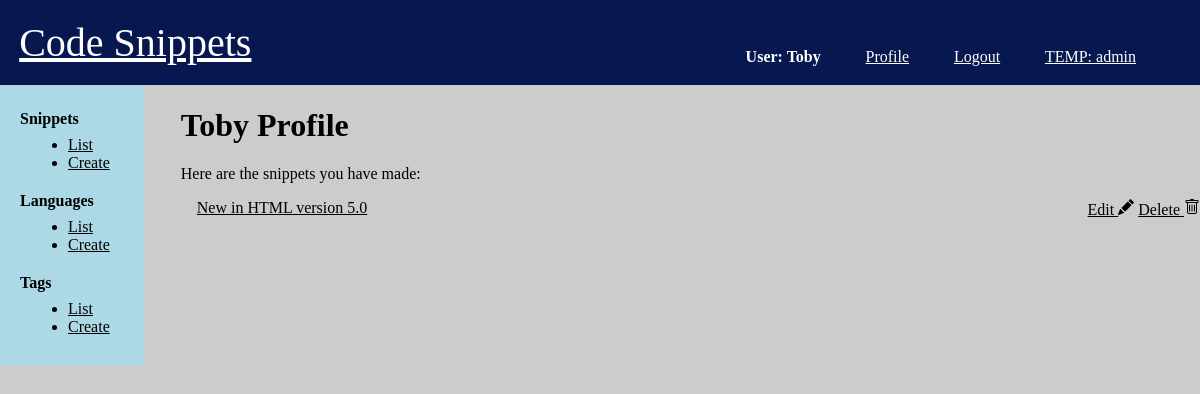
The app's page /profile (signed in), older data.
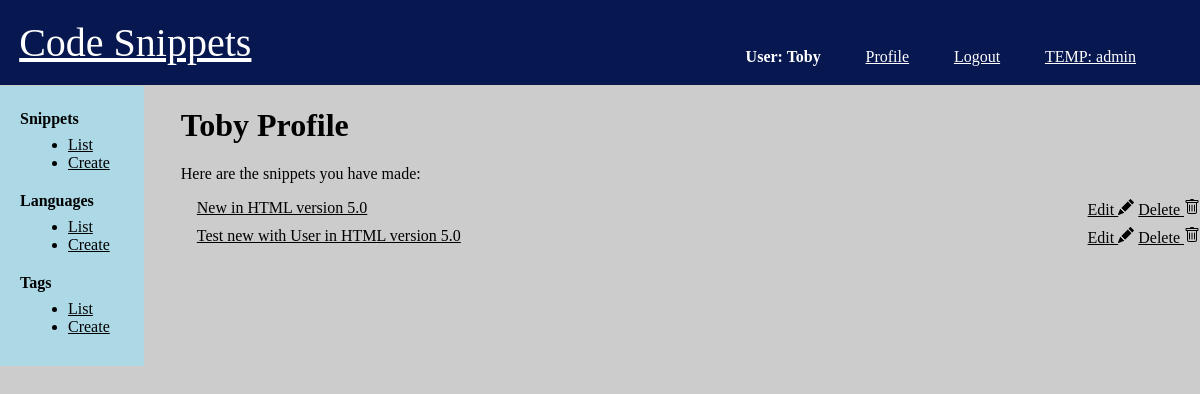
The same page, newer data.
### snippets/models.py (models this page shows)
class Snippet(models.Model):
    title = models.CharField(max_length=255, default='')
    description = models.CharField(max_length=512, default='', blank=True)
    code = models.TextField()
    language = models.ForeignKey(
        'Language', on_delete=models.CASCADE, related_name='snippets', blank=True, null=True)
    user = models.ManyToManyField(
        'User', related_name='snippets')
    author = models.ForeignKey(
        'User', on_delete=models.CASCADE, related_name='my_snippet')
    parent = models.ForeignKey(
        'Snippet', on_delete=models.SET_NULL, related_name='forks', blank=True, null=True)
    created_at = models.DateTimeField(auto_now_add=True)
    tag = models.ManyToManyField('Tag', related_name='snippets', blank=True)
    def __str__(self):
        return f'{self.title} in {self.language}'

class Language(models.Model):
    name = models.CharField(max_length=255)
    version = models.FloatField(blank=True, null=True)
    def __str__(self):
        return f'{self.name} version {self.version}'

### snippets/views.py (the view)
# urls.py: path('profile', views.user_profile, name='user_profile')
def user_profile(request):
    snippets = Snippet.objects.filter(user=request.user)
    return render(request, 'snippets/profile.html', {"snippets": snippets})

### templates/snippets/profile.html (shortened to what this page needs)
{% extends 'base.html' %}
{% block content %}
<h1> {{request.user.username}} Profile </h1>
<p>Here are the snippets you have made:</p>
{% for snippet in snippets %}
    <div class="list-item">
        <a href="{% url 'detail_snippet' pk=snippet.pk %}"> {{ snippet }} </a>
        <div class="actions">
            {% if user.is_authenticated %}
            <a href="{% url 'edit_snippet' pk=snippet.pk %}"> Edit {% include './icons/pencil-fill.svg' %}</a>
            <a href="{% url 'delete_snippet' pk=snippet.pk %}"> Delete {% include './icons/trash.svg' %}</a>
            {% endif %}
        </div>
    </div>
{% endfor %}
{% endblock content %}

Row changes from the older to the newer data that the page shows:
added Snippet: title+language "Test new with User in HTML version 5.0"
